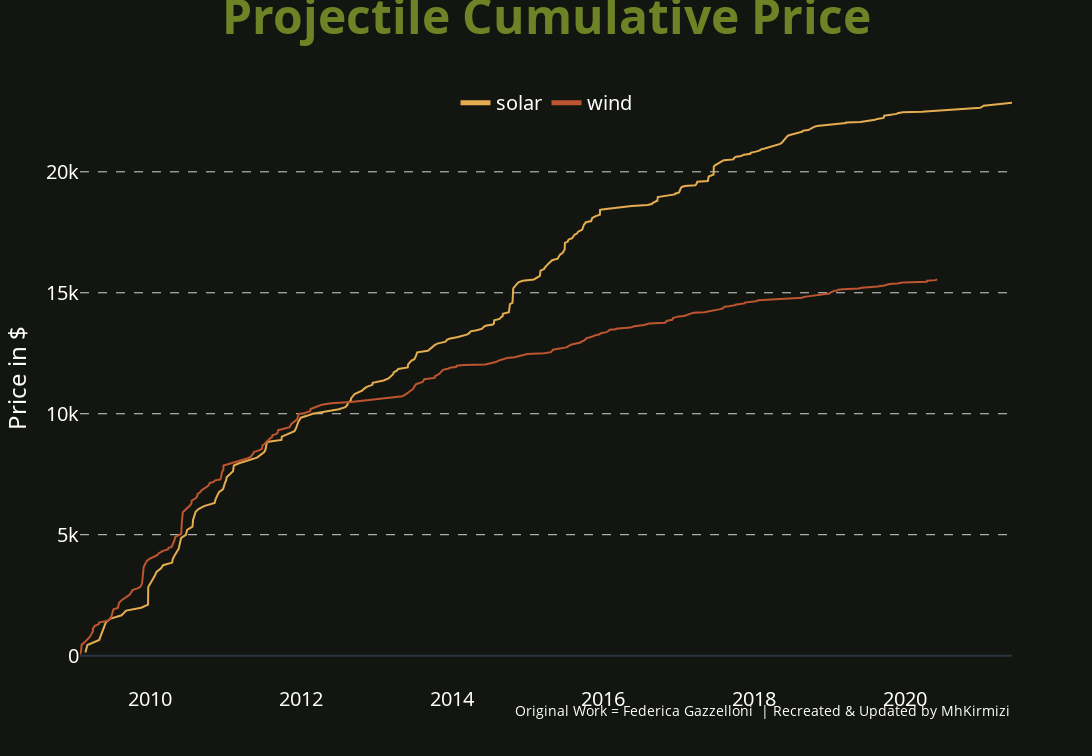

The cell this chart's notebook holds for it:
### Code cell
fig = px.line(
    df, 
    x = 'date', 
    y = 'cumulative_mwh',
    color = 'type', 
    color_discrete_sequence =['#E5AD4F', '#BD5630'],
    template = 'plotly_dark', 
    width=1344, height=756)
fig.update_layout(
    title = dict(
        text = 'Projectile Cumulative Price',
        font = dict(size = 48, color = '#6D8325', family="Noto Sans", weight='bold'), 
        x = .5, y = 1, 
        xanchor = 'center'
    ),
    xaxis=dict(
        title=dict(
            text=" ",
            font=dict(family="Noto Sans", size=24, color="white")
        ),
        tickfont=dict(family="Noto Sans", size=20, color="white"), 
        showgrid= False
    ), 
    yaxis = dict(
        title = dict(
            text = "Price in $", 
            font = dict(family="Noto Sans", size=24, color="white")
        ),
        tickfont=dict(family="Noto Sans", size=20, color="white"), 
        showgrid = True, 
        gridcolor = 'lightgray', 
        gridwidth = 1, 
        griddash = 'dash'
    ),
    plot_bgcolor = '#121510', 
    paper_bgcolor = '#121510', 
    annotations = [
        dict(
            text = "Original Work = Federica Gazzelloni  | Recreated & Updated by MhKirmizi", 
            xref = "paper", yref= "paper", 
            x = 1, y = -.06, 
            showarrow = False, 
            font = dict(size = 14, color = "white"), 
            align = "left"
        )
    ],  
    legend = dict(
        orientation='h',
        yref = 'paper',
        x=.5, y=.95, 
        xanchor='center', 
        yanchor='middle',
        font = dict(
            size = 20, 
            family = "Noto Sans", 
            color = "white"
        ), 
        itemsizing = 'constant'
    ),
    legend_title='',
    margin=dict(t=72, b=50)
)
fig.show()
fig.write_image("solar_winds.png", width=1920, height=1080, scale=2)

### Figure 1 — Plotly figure (JSON) as saved in the notebook; plotly's stock layout.template omitted (floating-point values rounded to 4 significant figures; data arrays with more than 128 entries replaced by an {"elided": "..."} marker saying what was removed)
{"data": [{"hovertemplate": "type=solar<br>date=%{x}<br>cumulative_mwh=%{y}<extra></extra>", "legendgroup": "solar", "line": {"color": "#E5AD4F", "dash": "solid"}, "marker": {"symbol": "circle"}, "mode": "lines", "name": "solar", "orientation": "v", "showlegend": true, "type": "scatter", "x": {"elided": "247 str values"}, "xaxis": "x", "y": {"elided": "247 float values"}, "yaxis": "y"}, {"hovertemplate": "type=wind<br>date=%{x}<br>cumulative_mwh=%{y}<extra></extra>", "legendgroup": "wind", "line": {"color": "#BD5630", "dash": "solid"}, "marker": {"symbol": "circle"}, "mode": "lines", "name": "wind", "orientation": "v", "showlegend": true, "type": "scatter", "x": {"elided": "268 str values"}, "xaxis": "x", "y": {"elided": "268 float values"}, "yaxis": "y"}], "layout": {"annotations": [{"align": "left", "font": {"color": "white", "size": 14}, "showarrow": false, "text": "Original Work = Federica Gazzelloni  | Recreated & Updated by MhKirmizi", "x": 1, "xref": "paper", "y": -0.06, "yref": "paper"}], "height": 756, "legend": {"font": {"color": "white", "family": "Noto Sans", "size": 20}, "itemsizing": "constant", "orientation": "h", "title": {"text": ""}, "tracegroupgap": 0, "x": 0.5, "xanchor": "center", "y": 0.95, "yanchor": "middle", "yref": "paper"}, "margin": {"b": 50, "t": 72}, "paper_bgcolor": "#121510", "plot_bgcolor": "#121510", "title": {"font": {"color": "#6D8325", "family": "Noto Sans", "size": 48, "weight": "bold"}, "text": "Projectile Cumulative Price", "x": 0.5, "xanchor": "center", "y": 1}, "width": 1344, "xaxis": {"anchor": "y", "domain": [0, 1], "showgrid": false, "tickfont": {"color": "white", "family": "Noto Sans", "size": 20}, "title": {"font": {"color": "white", "family": "Noto Sans", "size": 24}, "text": " "}}, "yaxis": {"anchor": "x", "domain": [0, 1], "gridcolor": "lightgray", "griddash": "dash", "gridwidth": 1, "showgrid": true, "tickfont": {"color": "white", "family": "Noto Sans", "size": 20}, "title": {"font": {"color": "white", "family": "Noto Sans", "size": 24}, "text": "Price in $"}}}}
